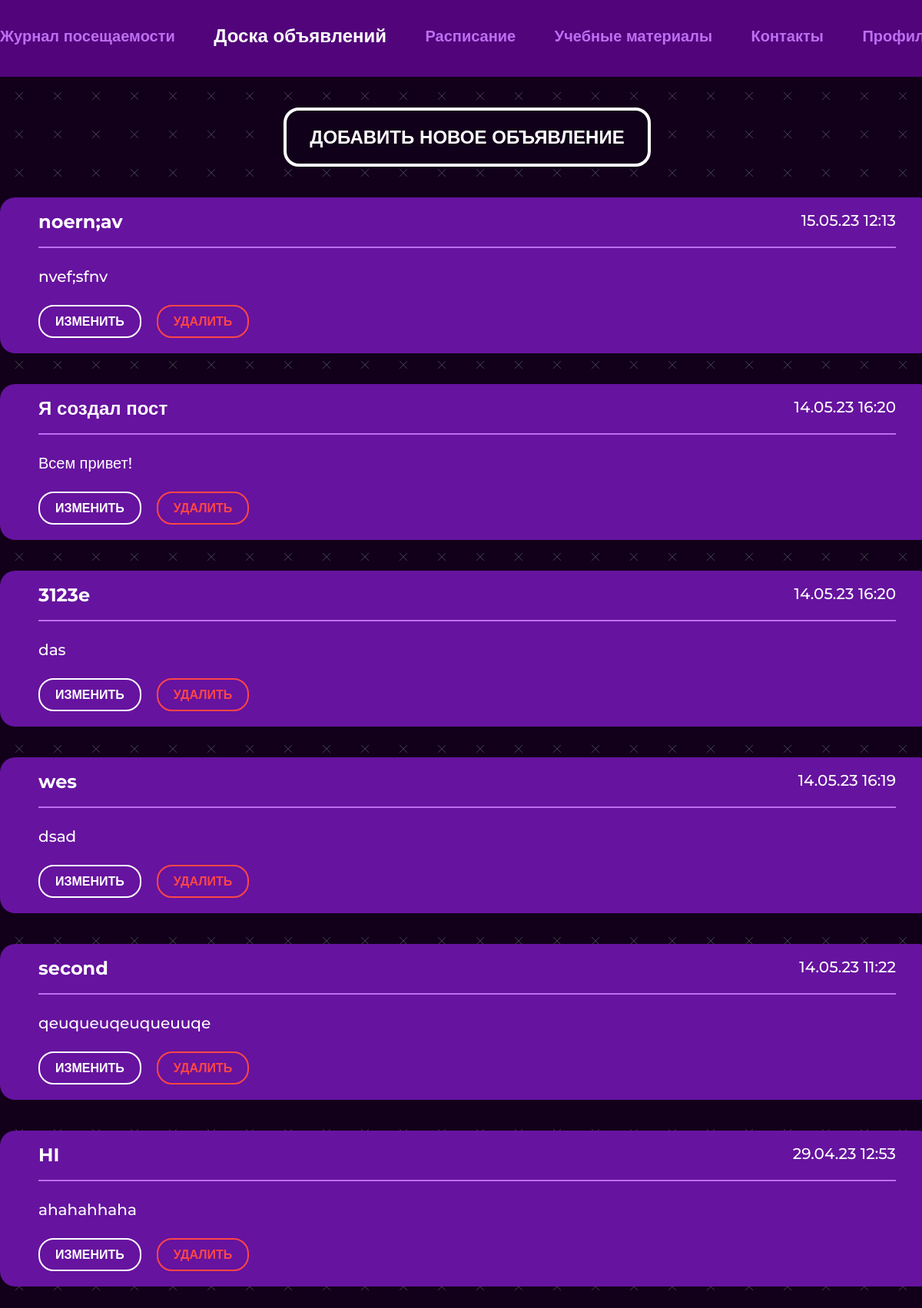
/ (signed in), run on an earlier commit of the app's database.
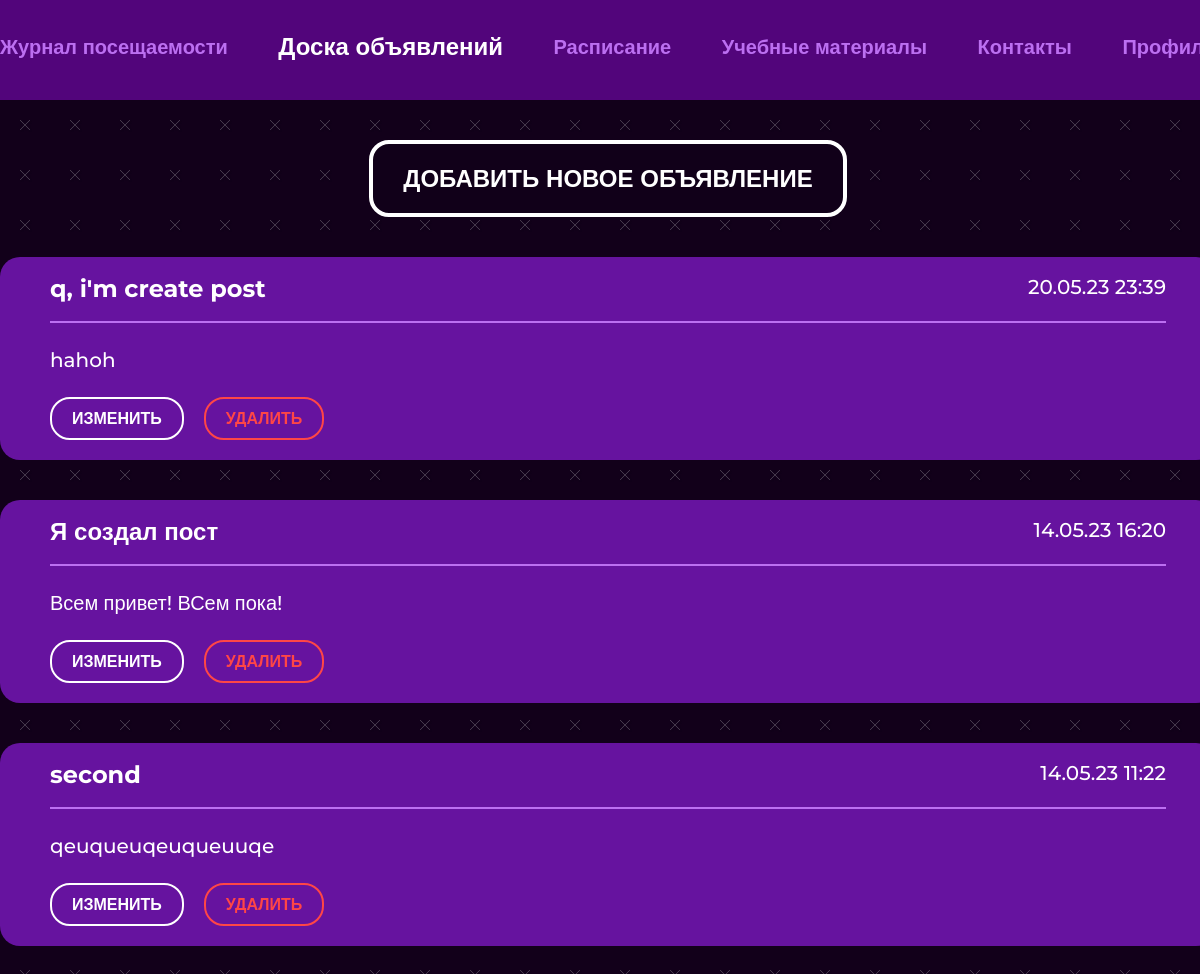
And on a later commit of the database.
### main/models.py (models this page shows, shortened)
class Post(models.Model):
    title = models.CharField(max_length=100)
    text = models.TextField()
    time = models.DateTimeField(auto_now_add=True)
    room = models.ForeignKey(Room, on_delete=models.CASCADE)

### main/views.py (the view)
# urls.py: path('', views.index, name='index'),
@login_required()
def index(request):
    if request.method == "POST":
        print("board post-requets")
        print("board post-requets")
    cur_student = get_student(request)
    posts = Post.objects.filter(room=cur_student.room).order_by('-time')
    contex = {
        'posts': posts,
        'navbar': 'index',
        'perm': get_perm(cur_student.permission)
    }
    return render(request, "main/index.html", context=contex)

### main/views.py (called while the page is built)
def get_student(request):
    return Student.objects.get(user=request.user)

def get_perm(permission):
    if permission == 0:
        return False
    return True

### main/templates/main/index.html (shortened to what this page needs)
{% extends 'main/base.html' %}
{% load static %}
{% block content %}
        <div class="container">
          <div class="board__container">
            {% if perm %}
            <button name="new" class="btn btn-modal" >ДОБАВИТЬ НОВОЕ ОБЪЯВЛЕНИЕ</button>
            {% endif %}
            {% for elem in posts %}
            <div class="board__cell">
              <div class="board__box">
                <h4 class="board__title">
                  {{ elem.title }}
                </h4>
                <p class="board__date">
                  {{ elem.time|date:"d.m.y" }} {{ elem.time|time:"H:i" }}
                </p>
              </div>
              <p class="board__text">
                  {{ elem.text }}
              </p>
              {% if perm %}
              <div class="board__btns">
                <button class="mini-btn btn-change" data-id="{{ elem.id }}" name="change">ИЗМЕНИТЬ</button>
                <form action="/delete_data" method="post">
                  <input type="submit" class="mini-btn btn-cancel" data-id="{{ elem.id }}" value="УДАЛИТЬ">
                </form>
              </div>
              {% endif %}
            </div>
            {% endfor %}
          </div>
        </div>
{% endblock content%}

What changed in the data, as far as the page shows it:
removed Post: title "noern;av", time "15.05.23", time "12:13", text "nvef;sfnv"
removed Post: title "3123e", time "14.05.23", time "16:20", text "das"
removed Post: title "wes", time "14.05.23", time "16:19", text "dsad"
removed Post: title "HI", time "29.04.23", time "12:53", text "ahahahhaha"
added Post: title "q, i'm create post", time "20.05.23", time "23:39", text "hahoh"
changed Post "Я создал пост": text "Всем привет!" → "Всем привет! ВСем пока!"
